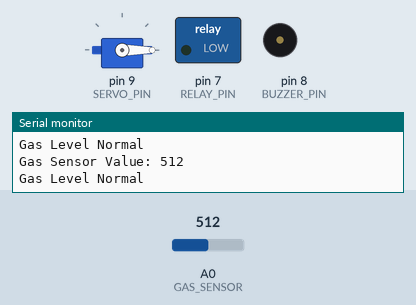
This sketch was run on a simulated Arduino Uno, built with avr-gcc and run on an emulated ATmega328P. Shown: servo, switched loads named in the sketch (green lamp = pin HIGH), buzzer (waves = sounding, pin HIGH), the last lines printed to the serial monitor. Inputs (shaded band) come from the test bench; at power-on: A0 (GAS_SENSOR) = 512.

Above: at 1.3 s.
1.4 s: A0 (GAS_SENSOR) set to 790
2.9 s: A0 (GAS_SENSOR) set to 813
At 3.6 s:
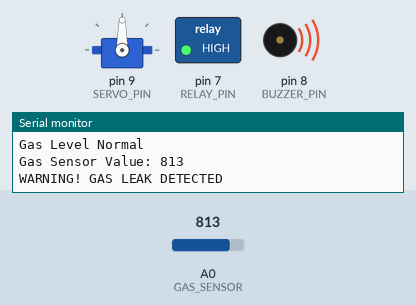
4.5 s: A0 (GAS_SENSOR) set to 716
At 4.8 s:
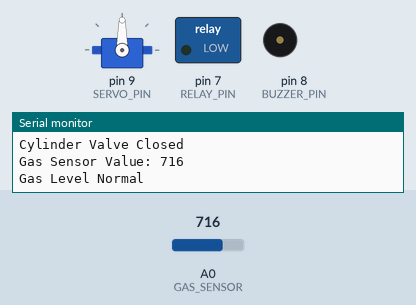
6.0 s: A0 (GAS_SENSOR) set to 810
At 7.2 s:
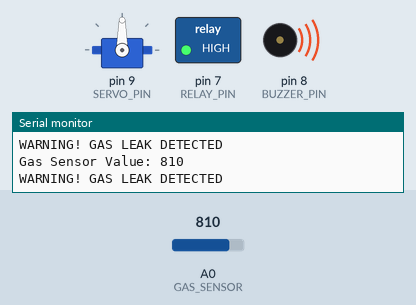
7.5 s: A0 (GAS_SENSOR) set to 511
At 8.4 s:
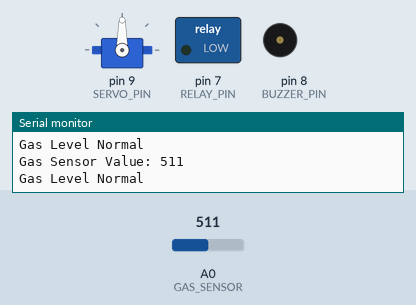
Timing chart, 0 to 10.0 s (numbered marks = the images above; inputs shaded):
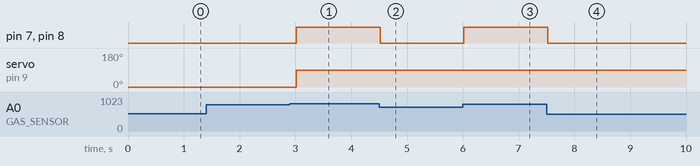

Measured:
- the behaviour switches between 800 and 801 on A0 (GAS_SENSOR) (found by bisection; images 0 and 1)
- after the input at 2.9 s, pin 7 (RELAY_PIN), pin 8 (BUZZER_PIN): LOW → HIGH after 0.12 s; servo on pin 9 (SERVO_PIN): 0° → 90° after 0.12 s
- after the input at 4.5 s, pin 7 (RELAY_PIN), pin 8 (BUZZER_PIN): HIGH → LOW at once
- after the input at 6.0 s, pin 7 (RELAY_PIN), pin 8 (BUZZER_PIN): LOW → HIGH at once
- after the input at 7.5 s, pin 7 (RELAY_PIN), pin 8 (BUZZER_PIN): HIGH → LOW at once

The sketch:

Gas_Leakage_Detection.ino
```cpp
#include <Servo.h>

// Pin Definitions
#define GAS_SENSOR A0
#define RELAY_PIN 7
#define BUZZER_PIN 8
#define SERVO_PIN 9

const int GAS_THRESHOLD = 800;

Servo gasValveServo;
bool valveClosed = false;

void setup() {
  Serial.begin(9600);

  pinMode(RELAY_PIN, OUTPUT);
  pinMode(BUZZER_PIN, OUTPUT);

  digitalWrite(RELAY_PIN, LOW);
  digitalWrite(BUZZER_PIN, LOW);

  gasValveServo.attach(SERVO_PIN);
  gasValveServo.write(0);

  Serial.println("Gas Leakage Detection System Started");
}

void loop() {
  int gasValue = analogRead(GAS_SENSOR);

  Serial.print("Gas Sensor Value: ");
  Serial.println(gasValue);

  if (gasValue > GAS_THRESHOLD) {

    Serial.println("WARNING! GAS LEAK DETECTED");

    digitalWrite(RELAY_PIN, HIGH);
    digitalWrite(BUZZER_PIN, HIGH);

    if (!valveClosed) {
      gasValveServo.write(90);
      delay(1000);
      valveClosed = true;

      Serial.println("Cylinder Valve Closed");
    }

  } else {

    digitalWrite(RELAY_PIN, LOW);
    digitalWrite(BUZZER_PIN, LOW);

    Serial.println("Gas Level Normal");
  }

  delay(500);
}
```
